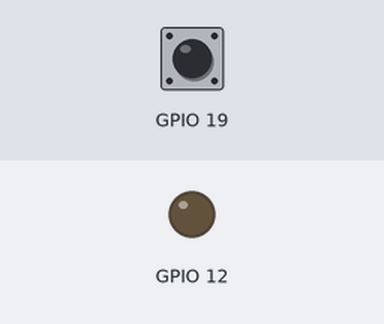
This program was run on a simulated Raspberry Pi (BCM pin numbers). Shown: output pins drawn as LEDs (lit = HIGH). Inputs (shaded band) come from the test bench; at power-on: GPIO 19 HIGH.

Above: at 1.2 s.
1.3 s: GPIO 19 pulled LOW for 0.15 s
At 1.37 s:
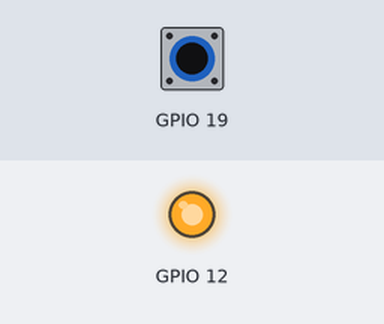
2.9 s: GPIO 19 pulled LOW for 3.2 s
At 6.6 s:
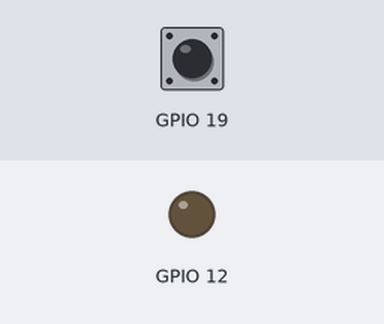
Timing chart, 0 to 8.1 s (numbered marks = the images above; inputs shaded):
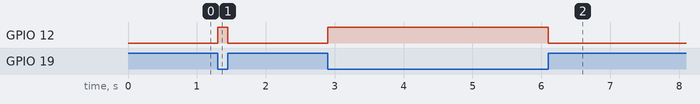

The program:

Challenge2.1.py
```python
import RPi.GPIO as GPIO
import time

GPIO.setmode(GPIO.BCM)
GPIO.setwarnings(False)

# Knopf
GPIO.setup(19, GPIO.IN, pull_up_down=GPIO.PUD_UP)

# LED
GPIO.setup(12, GPIO.OUT)


while True:
    if GPIO.input(19) == False:
        GPIO.output(12, True)
    else:
        GPIO.output(12, False)

# mit time.sleep(zeitinsekunden) geht das Licht (beim Halten des Knopfes!) spaeter an.
```

Measured:
- after the input at 1.3 s, GPIO 12: LOW → HIGH at once, → LOW 0.15 s later
- after the input at 2.9 s, GPIO 12: LOW → HIGH at once, → LOW 3.2 s later
